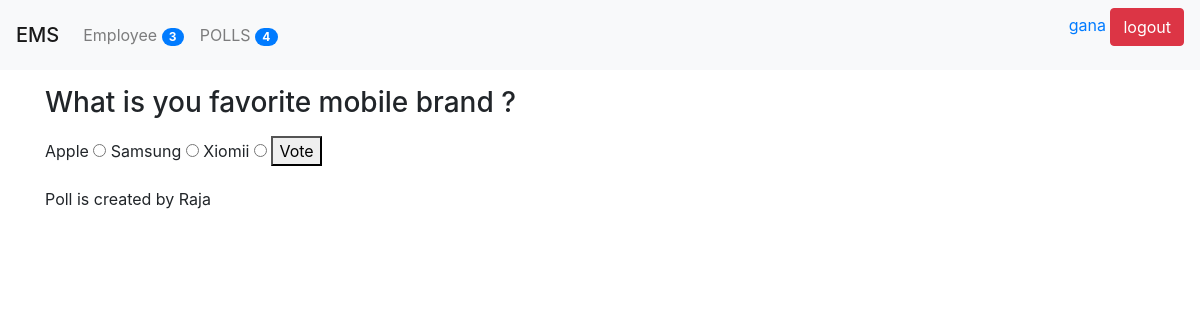
The page /poll/3/ (signed in) on the database its author committed.
### poll/models.py (models this page shows, shortened)
class Question(models.Model):
    title = models.TextField(null = True , blank = True)
    status = models.CharField(default = 'inactive', max_length = 10)
    created_by = models.ForeignKey(User, null=True, blank= True , on_delete= models.CASCADE)
    start_date = models.DateTimeField(null=True, blank= True)
    end_date = models.DateTimeField(null=True, blank= True)
    created_at = models.DateTimeField(auto_now_add= True)
    updated_at =models.DateTimeField(auto_now= True)
    @property
    def choices(self):
        return self.choice_set.all()

class Choice(models.Model):
    question = models.ForeignKey('poll.Question', on_delete=models.CASCADE)
    text = models.TextField(null=True, blank=True)
    created_at = models.DateTimeField(auto_now_add=True)
    updated_at = models.DateTimeField(auto_now=True)

### poll/views.py (the view, shortened to what this page needs)
# urls.py: path('poll/', include('poll.urls')),
@login_required(login_url= '/login/')
def poll(request, id = None):
    if request.method == "GET":
        try:
            question = Question.objects.get(id=id)
        except:
            raise Http404
        context = {}
        context['question'] = question
        return render(request, 'polls/poll.html', context)

### poll/context_processor.py (called while the page is built)
def poll_count(request):
    count = Question.objects.count()
    return {"polls_count" : count}

def emp_count(request):
    count = User.objects.count()
    return {"emp_count" : count}

### poll/templatetags/poll_extras.py (called while the page is built)
def upper(value):
    return value.upper()

### templates/polls/poll.html (shortened to what this page needs)
{% extends 'polls/base.html' %}
{% block content %}
<p>
<h3>{{question.title }}</h3>
</p>
<form method="POST" action="/poll/{{question.id}}/">
{% for choice in question.choices %}
    <label> {{ choice.text }} </label>
    <input type="radio" name="choice" value="{{choice.id}}">
{% empty %}
    <p> There is no choices avialable for this question</p>
{% endfor%}
    <button type="submit" value="Vote">Vote</button>
</form>
<p>Poll is created by {{question.created_by.first_name}}</p>
{% endblock content %}

### templates/header.html (shortened to what this page needs)
{% load poll_extras %}
<div class="navbar navbar-expand-lg navbar-light bg-light">
    <span class="navbar-brand mb-0 h1">EMS</span>
    <div class="collapse navbar-collapse" id="navbarNav">
        <ul class="navbar-nav">
            <li class="nav-item">
                <a class="nav-link" href="{% url 'employee_list'%}">
                    {{"employee" | capfirst}}
                    <span class="badge badge-primary badge-pill ">{{emp_count}}</span>
                </a>
            </li>
            <li class="nav-item">
                <a class="nav-link" href="{% url 'polls_list' %}">
                    {{"Polls" | upper}}
                    <span class="badge badge-primary badge-pill ">{{polls_count}}</span>
                </a>
            </li>
        </ul>
    </div>
    {% if user.is_authenticated %}
        <div class="text-right">
            <form method="POST" action="/logout/">
            <a href="{% url 'my_profile' %}">{{request.user.first_name}}</a>
            <input type="submit" class="btn btn-danger" value="logout">
            </form>
        </div>
    {% endif %}
</div>

### rows shown on the page
Question: title "What is you favorite mobile brand ?", created_by.first_name "Raja"
Choice: text "Apple"
Choice: text "Samsung"
Choice: text "Xiomii"

### other values the page prints
{{ "employee" | capfirst }} "Employee"
{{ emp_count }} "3"
{{ "Polls" | upper }} "POLLS"
{{ polls_count }} "4"
{{ request.user.first_name }} "gana"
